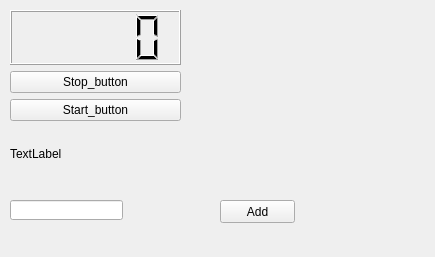
<?xml version="1.0" encoding="UTF-8"?>
<ui version="4.0">
 <class>MainWindow</class>
 <widget class="QMainWindow" name="MainWindow">
  <property name="geometry">
   <rect>
    <x>0</x>
    <y>0</y>
    <width>435</width>
    <height>257</height>
   </rect>
  </property>
  <property name="windowTitle">
   <string>MainWindow</string>
  </property>
  <widget class="QWidget" name="centralwidget">
   <widget class="PlotWidget" name="graph" native="true">
    <property name="geometry">
     <rect>
      <x>210</x>
      <y>30</y>
      <width>191</width>
      <height>151</height>
     </rect>
    </property>
   </widget>
   <widget class="QPushButton" name="AddBT">
    <property name="geometry">
     <rect>
      <x>220</x>
      <y>200</y>
      <width>75</width>
      <height>23</height>
     </rect>
    </property>
    <property name="text">
     <string>Add</string>
    </property>
   </widget>
   <widget class="QLineEdit" name="lineEdit">
    <property name="geometry">
     <rect>
      <x>10</x>
      <y>200</y>
      <width>113</width>
      <height>20</height>
     </rect>
    </property>
   </widget>
   <widget class="QWidget" name="">
    <property name="geometry">
     <rect>
      <x>10</x>
      <y>10</y>
      <width>171</width>
      <height>171</height>
     </rect>
    </property>
    <layout class="QVBoxLayout" name="verticalLayout">
     <item>
      <widget class="QLCDNumber" name="lcdNumber"/>
     </item>
     <item>
      <widget class="QPushButton" name="Stop_button">
       <property name="text">
        <string>Stop_button</string>
       </property>
      </widget>
     </item>
     <item>
      <widget class="QPushButton" name="Start_button">
       <property name="text">
        <string>Start_button</string>
       </property>
      </widget>
     </item>
     <item>
      <widget class="QLabel" name="label">
       <property name="text">
        <string>TextLabel</string>
       </property>
      </widget>
     </item>
    </layout>
   </widget>
  </widget>
 </widget>
 <customwidgets>
  <customwidget>
   <class>PlotWidget</class>
   <extends>QWidget</extends>
   <header>pyqtgraph</header>
   <container>1</container>
  </customwidget>
 </customwidgets>
 <resources/>
 <connections/>
</ui>
